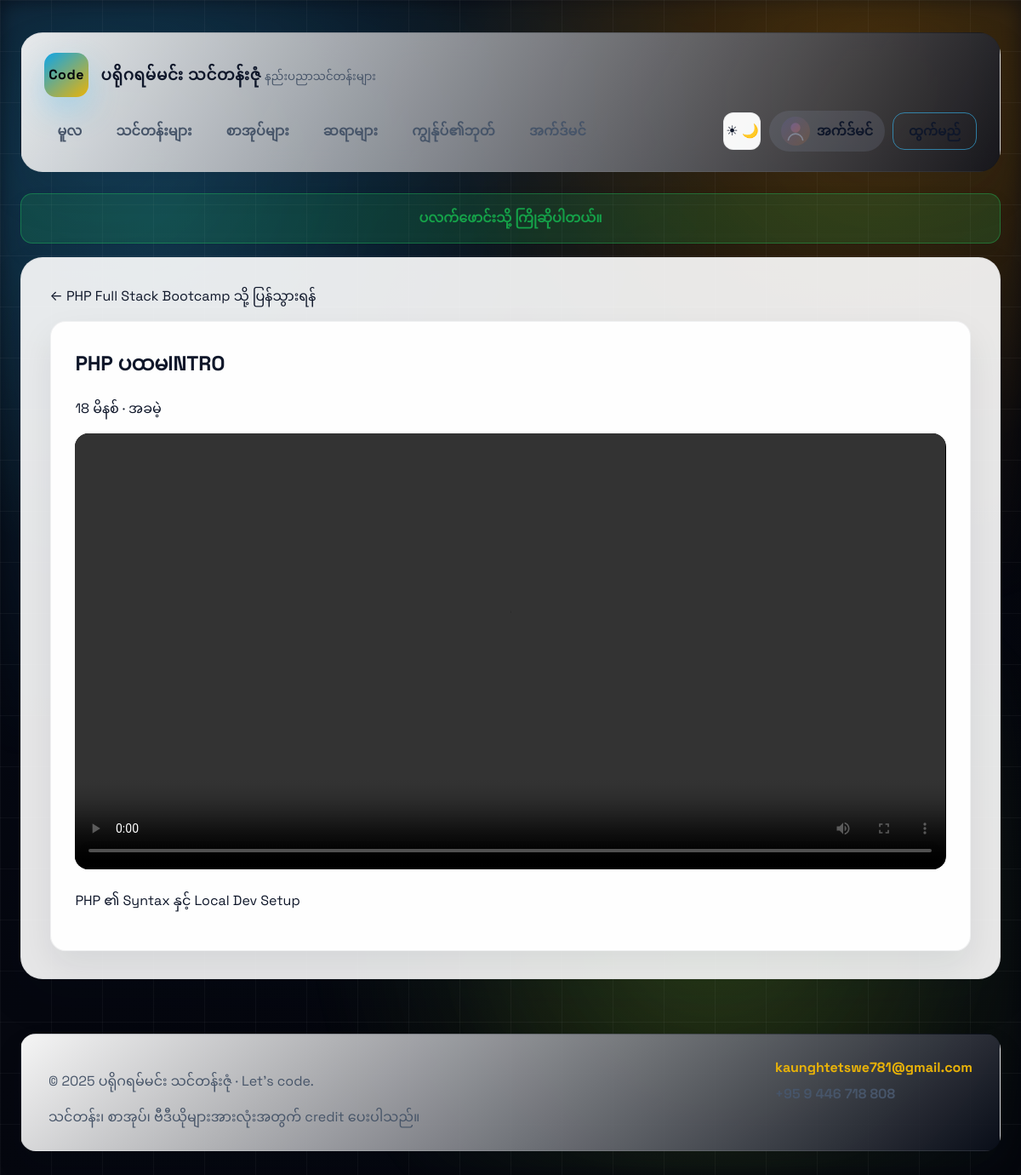
Screenshot of /watch_lesson.php?id=1 (signed in) with the database file from the repository.
### tables this page shows
CREATE TABLE IF NOT EXISTS users (
    id INT AUTO_INCREMENT PRIMARY KEY,
    name VARCHAR(120) NOT NULL,
    email VARCHAR(160) NOT NULL UNIQUE,
    password_hash VARCHAR(255) NOT NULL,
    avatar_path VARCHAR(255) DEFAULT NULL,
    role ENUM('student', 'instructor', 'admin') NOT NULL DEFAULT 'student',
    created_at TIMESTAMP DEFAULT CURRENT_TIMESTAMP
);

CREATE TABLE IF NOT EXISTS lessons (
    id INT AUTO_INCREMENT PRIMARY KEY,
    course_id INT NOT NULL,
    title VARCHAR(200) NOT NULL,
    summary TEXT,
    video_url VARCHAR(255) NOT NULL,
    video_file_path VARCHAR(255) NOT NULL,
    poster_url VARCHAR(255),
    duration_minutes INT DEFAULT 15,
    position INT DEFAULT 1,
    is_free TINYINT(1) DEFAULT 0,
    created_at TIMESTAMP DEFAULT CURRENT_TIMESTAMP,
    FOREIGN KEY (course_id) REFERENCES courses(id) ON DELETE CASCADE
);

CREATE TABLE IF NOT EXISTS courses (
    id INT AUTO_INCREMENT PRIMARY KEY,
    instructor_id INT NULL,
    language VARCHAR(80) NOT NULL,
    title VARCHAR(180) NOT NULL,
    description TEXT,
    level VARCHAR(50) DEFAULT 'Beginner',
    duration_weeks INT DEFAULT 6,
    price INT DEFAULT 0,
    created_at TIMESTAMP DEFAULT CURRENT_TIMESTAMP,
    FOREIGN KEY (instructor_id) REFERENCES instructors(id) ON DELETE SET NULL
);

### includes/functions.php (called while the page is built, shortened)
<?php
function current_user(PDO $pdo): ?array
{
    static $cachedUser = null;
    if ($cachedUser && $cachedUser['id'] === $_SESSION['user_id']) {
        return $cachedUser;
    }
    $stmt = $pdo->prepare('SELECT * FROM users WHERE id = ? LIMIT 1');
    $stmt->execute([$_SESSION['user_id']]);
    $cachedUser = $stmt->fetch() ?: null;
    return $cachedUser;
}
function is_admin(PDO $pdo): bool
{
    $user = current_user($pdo);
    return $user && $user['role'] === 'admin';
}
function avatar_url(?array $user): string
{
    return 'assets/images/avatar-placeholder.svg';
}
function h(string $text): string
{
    return htmlspecialchars($text, ENT_QUOTES, 'UTF-8');
}
function get_flash(string $key): ?string
{
    if (!empty($_SESSION['flash'][$key])) {
        $message = $_SESSION['flash'][$key];
        return $message;
    }
    return null;
}

### watch_lesson.php (the view, shortened to what this page needs)
<?php
require __DIR__ . '/includes/functions.php';
$lessonId = (int)($_GET['id'] ?? 0);
$stmt = $pdo->prepare('SELECT l.*, c.title AS course_title, c.id AS course_id FROM lessons l JOIN courses c ON l.course_id = c.id WHERE l.id = ?');
$stmt->execute([$lessonId]);
$lesson = $stmt->fetch();
$currentUser = current_user($pdo);
require __DIR__ . '/partials/header.php';
?>
<section class="section">
    <a href="course.php?id=<?= $lesson['course_id']; ?>">&larr; <?= h($lesson['course_title']); ?> သို့ ပြန်သွားရန်</a>
    <div class="box" style="margin-top:1rem;">
        <h1><?= h($lesson['title']); ?></h1>
        <p><?= h($lesson['duration_minutes']); ?> မိနစ် · <?= $lesson['is_free'] ? 'အခမဲ့' : 'စာရင်းသွင်းသူ'; ?></p>
        <video controls style="width:100%; border-radius:1rem; background:#000;" poster="<?= h($lesson['poster_url'] ?? ''); ?>">
            <source src="<?= h($lesson['video_url']); ?>" type="video/mp4">
        </video>
        <p style="margin-top:1rem;"><?= nl2br(h($lesson['summary'] ?? '')); ?></p>
    </div>
</section>
<?php require __DIR__ . '/partials/footer.php'; ?>

### partials/header.php (shortened to what this page needs)
<?php
require_once __DIR__ . '/../includes/functions.php';
$currentUser = current_user($pdo);
$flashSuccess = get_flash('success');
?>
<!DOCTYPE html>
<html lang="my">
<head>
    <link rel="stylesheet" href="assets/css/style.css?v=3">
</head>
<body data-theme="dark">
<div class="site-shell">
    <header class="site-header">
        <a class="brand" href="index.php">
            <span class="brand-badge">Code</span>
            <div class="brand-meta">
                <strong><?= APP_TITLE; ?></strong>
                <small>နည်းပညာသင်တန်းများ</small>
            </div>
        </a>
        <nav class="main-nav">
            <div class="nav-links">
                <a href="index.php"<?= basename($_SERVER['PHP_SELF']) === 'index.php' ? ' class="active"' : ''; ?>>မူလ</a>
                <a href="courses.php"<?= basename($_SERVER['PHP_SELF']) === 'courses.php' ? ' class="active"' : ''; ?>>သင်တန်းများ</a>
                <a href="books.php"<?= basename($_SERVER['PHP_SELF']) === 'books.php' ? ' class="active"' : ''; ?>>စာအုပ်များ</a>
                <a href="instructors.php"<?= basename($_SERVER['PHP_SELF']) === 'instructors.php' ? ' class="active"' : ''; ?>>ဆရာများ</a>
                <?php if ($currentUser): ?>
                    <a href="dashboard.php"<?= basename($_SERVER['PHP_SELF']) === 'dashboard.php' ? ' class="active"' : ''; ?>>ကျွန်ုပ်၏ဘုတ်</a>
                    <?php if (is_admin($pdo)): ?>
                        <a href="admin.php"<?= basename($_SERVER['PHP_SELF']) === 'admin.php' ? ' class="active"' : ''; ?>>အက်ဒ်မင်</a>
                    <?php endif; ?>
                <?php endif; ?>
            </div>
            <div class="nav-actions">
                <button class="theme-toggle" type="button" id="themeToggle" aria-label="Toggle theme">
                    <span class="sun">☀</span><span class="moon">🌙</span>
                </button>
                <?php if ($currentUser): ?>
                    <a class="avatar-chip" href="dashboard.php">
                        <img src="<?= avatar_url($currentUser); ?>" alt="<?= h($currentUser['name']); ?>">
                        <span><?= h($currentUser['name']); ?></span>
                    </a>
                    <a href="logout.php" class="btn-ghost btn-small">ထွက်မည်</a>
                <?php else: ?>
                    <a href="register.php" class="btn btn-small">စာရင်းသွင်း</a>
                    <a href="login.php" class="btn-ghost btn-small">လော့ဂ်အင်</a>
                <?php endif; ?>
            </div>
        </nav>
    </header>
    <?php if ($flashSuccess): ?>
        <div class="flash flash-success"><?= h($flashSuccess); ?></div>
    <?php endif; ?>
    <main class="site-main">

### rows the page displays
users: name "အက်ဒ်မင်"
lessons: course.title "PHP Full Stack Bootcamp", title "PHP ပထမINTRO", duration_minutes "18", summary "PHP ၏ Syntax နှင့် Local Dev Setup"

### other values shown
APP_TITLE "ပရိုဂရမ်မင်း သင်တန်းဇုံ"
$flashSuccess "ပလက်ဖောင်းသို့ ကြိုဆိုပါတယ်။"
